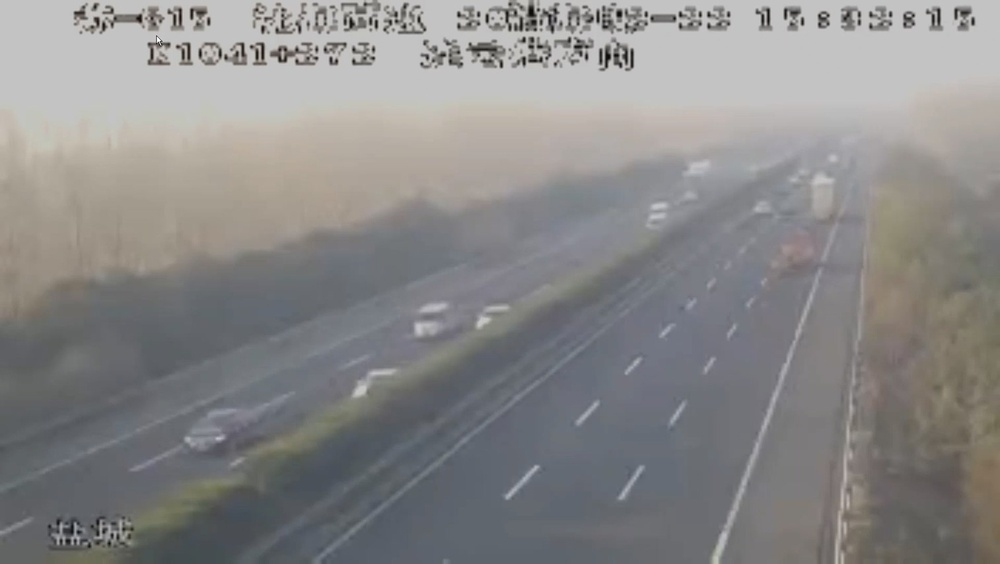
#> input picture d.jpg, 1000 x 564 px, shrunk from 1514 x 854 before the run
$ python demo.py
#> lines starting #> are read from the running program, lines starting #| are printed output that depends on the picture; after the words box and inside, x2 and y2 are one past the last pixel; in counts of white or black regions, pixels touching at a corner belong together
#-*- coding: utf-8 -*-

# 通过OpenCV实现车道线检测

# Key Point:
# 1.打开视频文件
# 2.循环遍历每一帧
# 3.canny边缘检测，检测line
# 4.去除多余图像直线
# 5.霍夫变换
# 6.叠加变换与原始图像
# 7.车道检测

import numpy as np
import cv2 as cv
import matplotlib.pyplot as plt

# Global Variables
IMG_LOCATION = "d.jpg"

# Tools
# Canny检测


def do_canny(frame):
    # 将每一帧转化为灰度图像，去除多余信息
    gray = cv.cvtColor(frame, cv.COLOR_BGR2GRAY)
    # 高斯滤波器，去除噪声，平滑图像
    blur = cv.GaussianBlur(gray, (5, 5), 0)
    # 边缘检测
    # minVal = 50
    # maxVal = 150
    canny = cv.Canny(blur, 50, 100)

    return canny

# 图像分割，去除多余线条信息


def do_segment(frame):
    # 获取图像高度(注意CV的坐标系,正方形左上为0点，→和↓分别为x,y正方向)
    height = frame.shape[0]
    width = frame.shape[1]

    # 创建一个三角形的区域,指定三点
    polygons = np.array([
        [(20, height - 20),
         (width - 20, height - 20),
         (width - 20, 20),
         (width // 2, height - 20),
         (20, 20)]
    ])

    # 创建一个mask,形状与frame相同，全为0值
    mask = np.zeros_like(frame)

    # 对该mask进行填充，做一个掩码
    # 三角形区域为1
    # 其余为0
    cv.fillPoly(mask, polygons, 255)

    # 将frame与mask做与，抠取需要区域
    segment = cv.bitwise_and(frame, mask)

    return segment

# 车道左右边界标定


def calculate_lines(frame, lines):
    # 建立两个空列表，用于存储左右车道边界坐标
    left = []
    right = []

    if lines is None:
        return None
    # 循环遍历lines
    for line in lines:
        # 将线段信息从二维转化能到一维
        x1, y1, x2, y2 = line.reshape(4)

        # 将一个线性多项式拟合到x和y坐标上，并返回一个描述斜率和y轴截距的系数向量
        parameters = np.polyfit((x1, x2), (y1, y2), 1)
        slope = parameters[0]  # 斜率
        y_intercept = parameters[1]  # 截距

        # 通过斜率大小，可以判断是左边界还是右边界
        # 很明显左边界slope<0(注意cv坐标系不同的)
        # 右边界slope>0
        if slope < 0:
            left.append((slope, y_intercept))
        else:
            right.append((slope, y_intercept))
        # if slope > 0:
        #     right.append((slope, y_intercept))

    # 将所有左边界和右边界做平均，得到一条直线的斜率和截距
    left_avg = np.average(left, axis=0) if left else [0, 0]
    right_avg = np.average(right, axis=0) if right else [0, 0]
    # print(left_avg, right_avg)
    if abs(left_avg[0]) < 0.2 and abs(right_avg[0]) < 0.2:
        return None
    elif abs(left_avg[0]) < 0.2:
        left_avg = [0, 0]
    elif abs(right_avg[0]) < 0.2:
        right_avg = [0, 0]

    # 将这个截距和斜率值转换为x1,y1,x2,y2
    if abs(left_avg[0]) > abs(right_avg[0]):
        line_axis = calculate_coordinate(frame, parameters=left_avg)
        line_axis_v = calculate_coordinate(
            frame, parameters=[-0.2 / left_avg[0], frame.shape[0] * 0.5])
    else:
        line_axis = calculate_coordinate(frame, parameters=right_avg)
        line_axis_v = calculate_coordinate(
            frame, parameters=[-0.75 / right_avg[0], frame.shape[0] * 0.95])

    # [7 lines of commented-out code are left out]

    return np.array([line_axis, line_axis_v])

# 将截距与斜率转换为cv空间坐标


def calculate_coordinate(frame, parameters):
    # 获取斜率与截距
    slope, y_intercept = parameters

    # 设置初始y坐标为自顶向下(框架底部)的高度
    # 将最终的y坐标设置为框架底部上方150
    y1 = frame.shape[0]
    y2 = 0   # int(y1 - 300)
    # 根据y1=kx1+b,y2=kx2+b求取x1,x2
    x1 = int((y1 - y_intercept) / slope)
    x2 = int((y2 - y_intercept) / slope)
    return np.array([x1, y1, x2, y2])

# 可视化车道线


def visualize_lines(frame, line_axis):
    lines_visualize = np.zeros_like(frame)
    # 检测lines是否为空
    if line_axis is not None:
        # 画线
        # cv.line(lines_visualize, (line_axis[0], line_axis[1]),
        #         (line_axis[2], line_axis[3]), (0, 0, 255), 5)
        for line in line_axis:
            cv.line(lines_visualize, (line[0], line[1]),
                    (line[2], line[3]), (0, 0, 255), 5)
    return lines_visualize


if __name__ == "__main__":

    # 图片读取
    frame = cv.imread(IMG_LOCATION)
#> frame is the input picture: shape (564, 1000, 3); mean B, G, R 136.1, 136.6, 137.5

    # 边缘检测
    canny = do_canny(frame)
#> in do_canny, `canny = cv.Canny(blur, 50, 100)`:
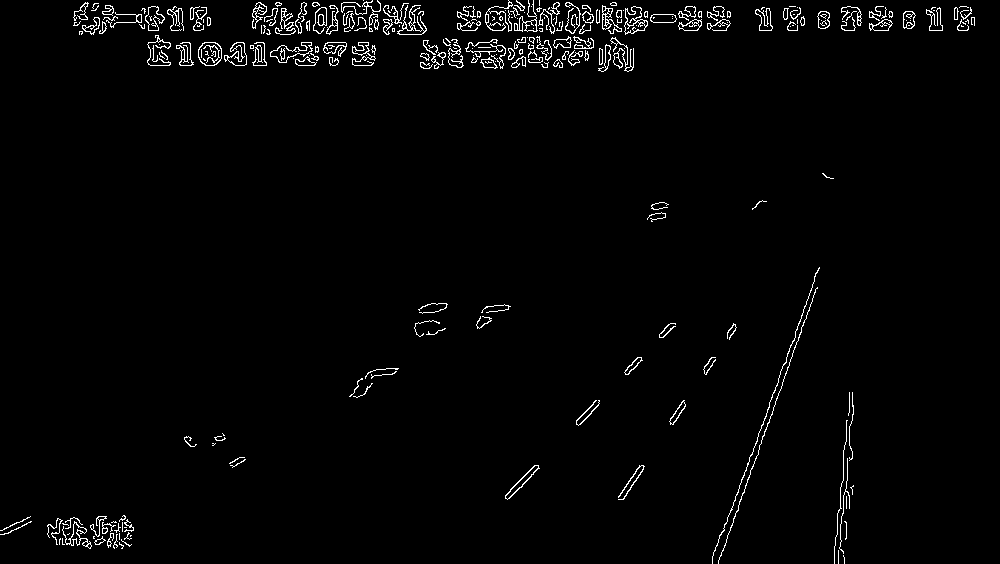
#> canny: shape (564, 1000); 2% white in thin lines or dots
    # cv.namedWindow("canny", cv.WINDOW_NORMAL)
    # cv.imshow("canny", canny)

    # 图像分割，去除多余直线,只保留需要的直线
    # 原理见博文
    segment = do_segment(canny)
#> in do_segment, `cv.fillPoly(mask, polygons, 255)`:
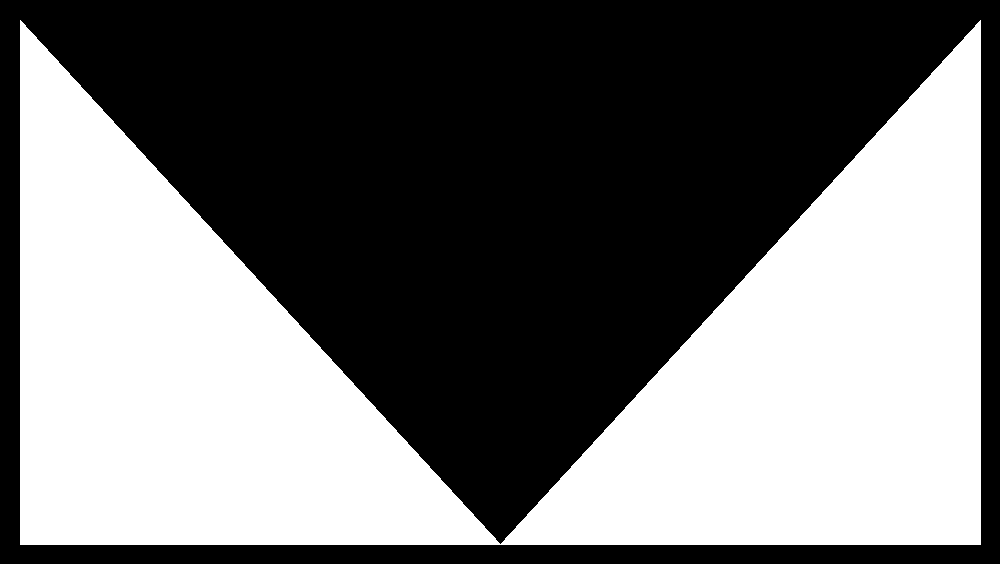
#> mask: shape (564, 1000); 44.9% white; 1 white region, box (x1, y1, x2, y2) and area: (20, 20, 981, 545) 253049
#> in do_segment, `segment = cv.bitwise_and(frame, mask)`:
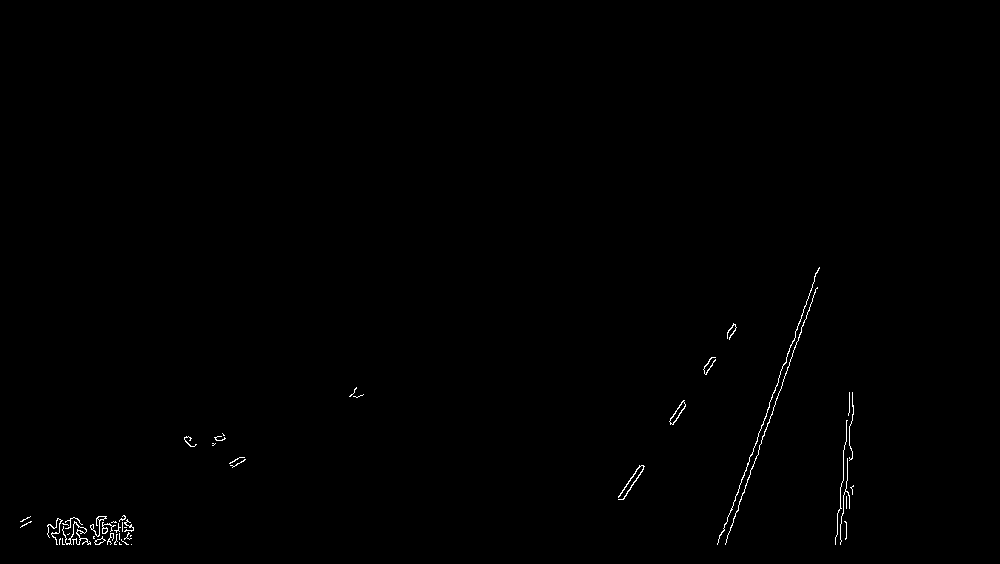
#> segment: shape (564, 1000); 0.37% white in thin lines or dots, all inside (x1, y1, x2, y2) = (20, 267, 854, 545)
    cv.namedWindow("segment", cv.WINDOW_NORMAL)
    cv.imshow("segment", segment)

    # 原始空间中，利用Canny梯度，找到很多练成线的点
    # 利用霍夫变换，将这些点变换到霍夫空间中，转换为直线
    hough = cv.HoughLinesP(segment, 2, np.pi / 180, 100,
                           minLineLength=110, maxLineGap=4)
#> hough = [[725, 543, 783, 381], [722, 532, 792, 341]]
    # cv.imshow("hough", hough)

    # 将从hough检测到的多条线平均成一条线表示车道的左边界，
    # 一条线表示车道的右边界
    line_axis = calculate_lines(frame, hough)
#> the loop in calculate_lines, `for line in lines:` made 2 passes
#> (x1, y1, x2, y2, slope, y_intercept) on passes 1 to 2: (725, 543, 783, 381, -2.79, 2568), (722, 532, 792, 341, -2.73, 2502)
#> after the loop in calculate_lines, `for line in lines:`: left = [(-2.79, 2568), (-2.73, 2502)]; right = []
#> in calculate_lines, `left_avg = np.average(left, axis=0) if left else [0, 0]`: left_avg = [-2.76, 2535]
#> in calculate_lines, `right_avg = np.average(right, axis=0) if right else [0, 0]`: right_avg = [0, 0]
#> in calculate_coordinate, `slope, y_intercept = parameters`: slope = -2.76; y_intercept = 2535
#> in calculate_coordinate, `x1 = int((y1 - y_intercept) / slope)`: x1 = 713
#> in calculate_coordinate, `x2 = int((y2 - y_intercept) / slope)`: x2 = 918
#> in calculate_lines, `line_axis = calculate_coordinate(frame, parameters=left_avg)`: line_axis = [713, 564, 918, 0]
#> in calculate_lines, `line_axis_v = calculate_coordinate( frame, parameters=[-0.2 / left_avg..`: line_axis_v = [3892, 564, -3892, 0]
#> line_axis = [[713, 564, 918, 0], [3892, 564, -3892, 0]]

    # 可视化
    lines_visualize = visualize_lines(frame, line_axis)  # 显示
#> the loop in visualize_lines, `for line in line_axis:` made 2 passes
#> after the loop in visualize_lines, `for line in line_axis:`:
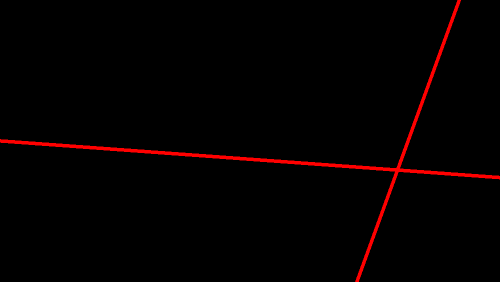
#> lines_visualize: shape (564, 1000, 3) (shown at 1/2 size); mean of channels 0, 1, 2 0, 0, 5; drawn as B, G, R
    # cv.imshow("lines",lines_visualize)

    # 叠加检测的车道线与原始图像,配置两张图片的权重值
    # alpha=0.6, beta=1, gamma=1
    output = cv.addWeighted(frame, 0.6, lines_visualize, 1, 0.1)
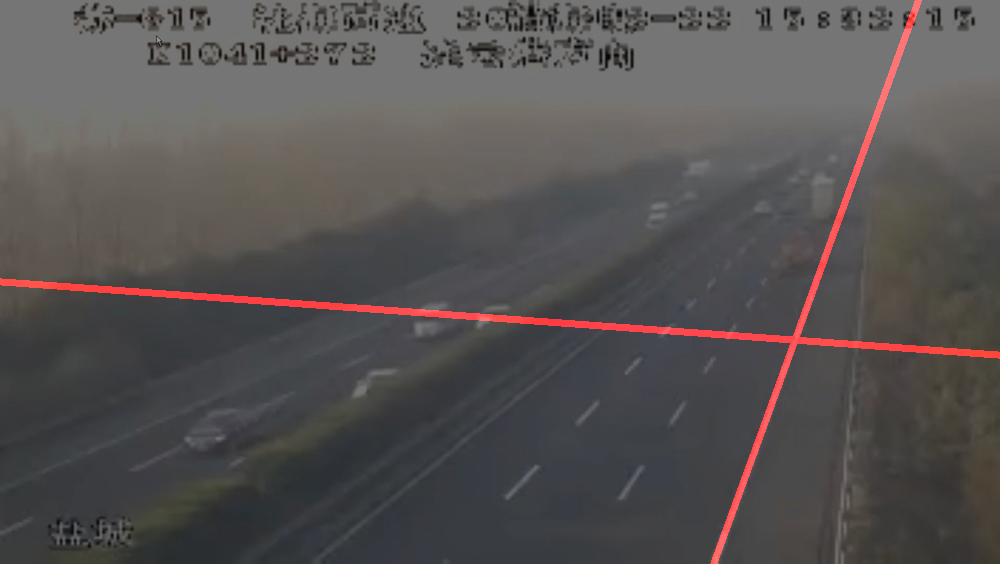
#> output: shape (564, 1000, 3); mean B, G, R 81.8, 82.1, 86.1
    cv.namedWindow("output", cv.WINDOW_NORMAL)
    cv.imshow("output", output)
    cv.waitKey(0)

$ run again, with 1.jpg copied over d.jpg
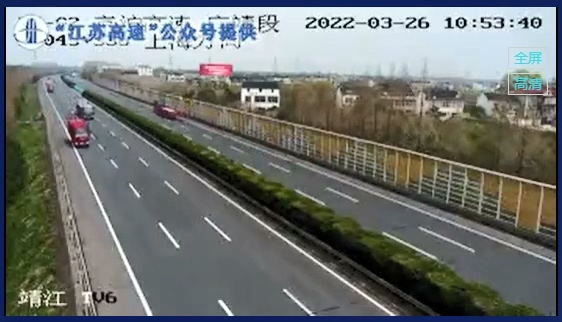
#> input picture 1.jpg, 562 x 322 px
#> frame is the input picture: shape (322, 562, 3); mean B, G, R 113.8, 116.4, 112.3
#> in do_canny, `canny = cv.Canny(blur, 50, 100)`:
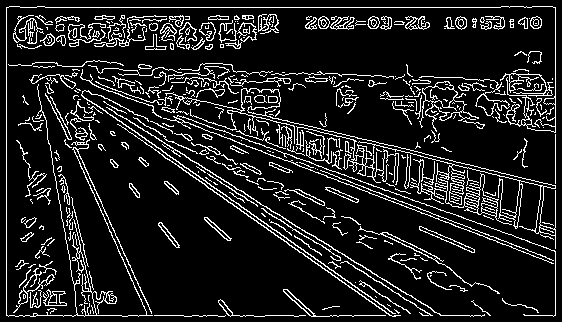
#> canny: shape (322, 562); 12.2% white in thin lines or dots
#> mask: shape (322, 562); 41.1% white; 1 white region, box (x1, y1, x2, y2) and area: (20, 20, 543, 303) 74428
#> segment: shape (322, 562); 4.5% white in thin lines or dots, all inside (x1, y1, x2, y2) = (20, 20, 543, 303)
#> hough = [[84, 167, 147, 302], [70, 139, 142, 302], [381, 194, 542, 255], [387, 190, 542, 246], [379, 196, 542, 259], [63, 127, 141, 301]]
#> the loop in calculate_lines, `for line in lines:` made 6 passes
#> (x1, y1, x2, y2, slope, y_intercept) on passes 1 to 6: (84, 167, 147, 302, 2.14, -13), (70, 139, 142, 302, 2.26, -19.47), (381, 194, 542, 255, 0.379, 49.65), (387, 190, 542, 246, 0.361, 50.18), (379, 196, 542, 259, 0.387, 49.52), (63, 127, 141, 301, 2.23, -13.54)
#> after the loop in calculate_lines, `for line in lines:`: left = []; right = [(2.14, -13), (2.26, -19.47), (0.379, 49.65), (0.361, 50.18), (0.387, 49.52), (2.23, -13.54)]
#> left_avg = [0, 0]
#> right_avg = [1.29, 17.22]
#> in calculate_coordinate, `slope, y_intercept = parameters`: slope = 1.29; y_intercept = 17.22
#> in calculate_coordinate, `x1 = int((y1 - y_intercept) / slope)`: x1 = 235
#> in calculate_coordinate, `x2 = int((y2 - y_intercept) / slope)`: x2 = -13
#> in calculate_lines, `line_axis = calculate_coordinate(frame, parameters=right_avg)`: line_axis = [235, 322, -13, 0]
#> line_axis_v = [-27, 322, 527, 0]
#> `line_axis = calculate_lines(frame, hough)`: line_axis = [[235, 322, -13, 0], [-27, 322, 527, 0]]
#> the loop in visualize_lines, `for line in line_axis:` made 2 passes
#> `output = cv.addWeighted(frame, 0.6, lines_visualize, 1, 0.1)`:
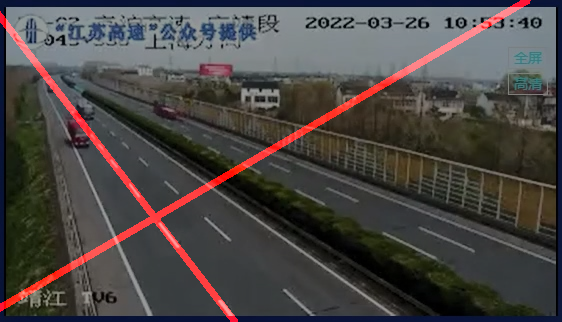
#> output: shape (322, 562, 3); mean B, G, R 68.4, 70, 74.5

$ run again, with 10.jpg copied over d.jpg
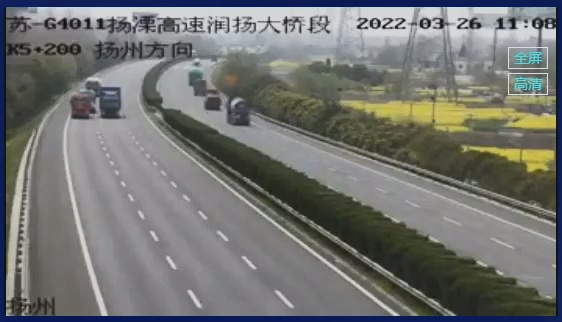
#> input picture 10.jpg, 562 x 322 px
#> frame is the input picture: shape (322, 562, 3); mean B, G, R 113.6, 116.1, 114.5
#> in do_canny, `canny = cv.Canny(blur, 50, 100)`:
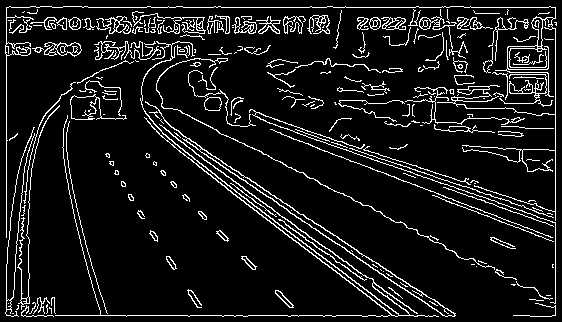
#> canny: shape (322, 562); 9.4% white in thin lines or dots
#> mask: shape (322, 562); 41.1% white; 1 white region, box (x1, y1, x2, y2) and area: (20, 20, 543, 303) 74428
#> segment: shape (322, 562); 2.9% white in thin lines or dots, all inside (x1, y1, x2, y2) = (20, 20, 543, 303)
#> hough = [[398, 178, 542, 233], [418, 167, 532, 204]]
#> the loop in calculate_lines, `for line in lines:` made 2 passes
#> (x1, y1, x2, y2, slope, y_intercept) on passes 1 to 2: (398, 178, 542, 233, 0.382, 25.99), (418, 167, 532, 204, 0.325, 31.33)
#> after the loop in calculate_lines, `for line in lines:`: left = []; right = [(0.382, 25.99), (0.325, 31.33)]
#> left_avg = [0, 0]
#> right_avg = [0.353, 28.66]
#> in calculate_coordinate, `slope, y_intercept = parameters`: slope = 0.353; y_intercept = 28.66
#> in calculate_coordinate, `x1 = int((y1 - y_intercept) / slope)`: x1 = 830
#> in calculate_coordinate, `x2 = int((y2 - y_intercept) / slope)`: x2 = -81
#> in calculate_lines, `line_axis = calculate_coordinate(frame, parameters=right_avg)`: line_axis = [830, 322, -81, 0]
#> line_axis_v = [-7, 322, 144, 0]
#> `line_axis = calculate_lines(frame, hough)`: line_axis = [[830, 322, -81, 0], [-7, 322, 144, 0]]
#> the loop in visualize_lines, `for line in line_axis:` made 2 passes
#> `output = cv.addWeighted(frame, 0.6, lines_visualize, 1, 0.1)`:
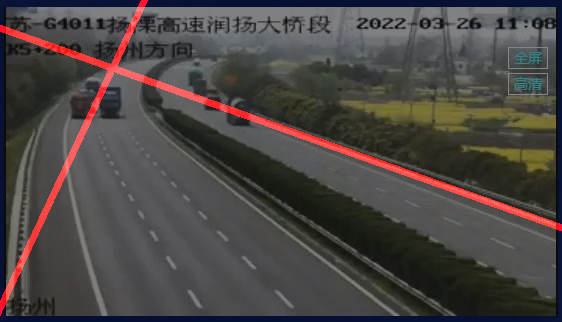
#> output: shape (322, 562, 3); mean B, G, R 68.3, 69.8, 75.3
